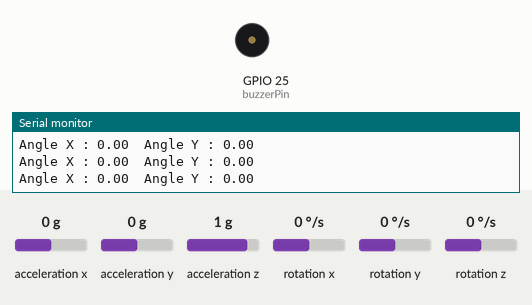
This sketch was run on a simulated ESP32. Parts: buzzer (waves = sounding, pin HIGH), the last lines printed to the serial monitor. The inputs (shaded band) are chosen by the test bench; at power-on: acceleration x 0 g, acceleration y 0 g, acceleration z 1 g, rotation x 0 °/s, rotation y 0 °/s, rotation z 0 °/s. WiFi joins after 1.5 s; servers stay silent unless stated.

Above: at 6.2 s.
6.3 s: acceleration x set to -0.2 g
7.8 s: acceleration x set to -0.5 g
At 9.2 s:
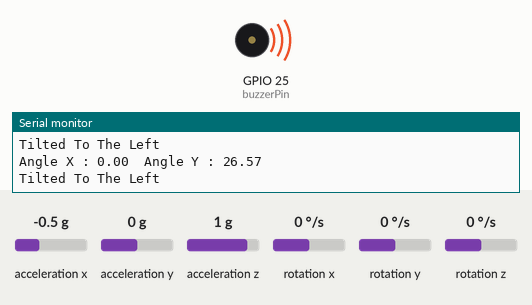
9.5 s: acceleration y set to -0.3 g
11.0 s: acceleration y set to -0.6 g
At 12.0 s:
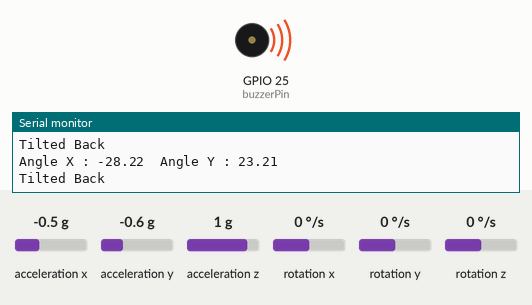
12.5 s: acceleration x set to 1.2 g
14.0 s: acceleration x set to 1.5 g
At 14.7 s:
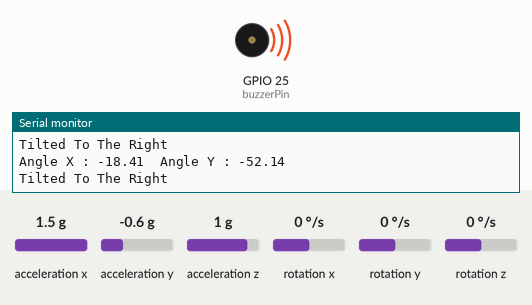
Timing chart, 0 to 16.5 s (numbered marks = the images above; inputs shaded):
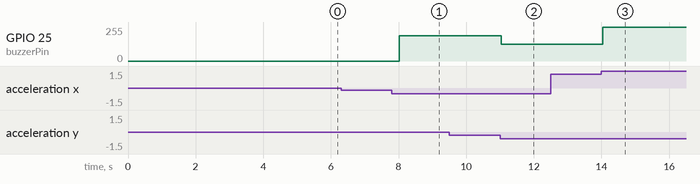

Measured:
- the behaviour switches between -0.3 and -0.4 g on acceleration x (found by bisection; images 0 and 1)
- the behaviour switches between -0.4 and -0.5 g on acceleration y (found by bisection; images 1 and 2)
- the behaviour switches between 1.3 and 1.4 g on acceleration x (found by bisection; images 2 and 3)
- after the input at 7.8 s, GPIO 25 (buzzerPin): 0/255 → 189/255 after 0.22 s
- after the input at 11.0 s, GPIO 25 (buzzerPin): 189/255 → 126/255 at once
- after the input at 14.0 s, GPIO 25 (buzzerPin): 126/255 → 255/255 at once

The sketch:

kegiatan2.ino
```cpp
#include <MPU6050_tockn.h>
#include <WiFi.h>
#include <Wire.h>

MPU6050 mpu6050(Wire);

const char* ssid = "Widodo";

const int buzzerPin = 25;

void setup() {
  Serial.begin(115200);
  pinMode(buzzerPin, OUTPUT);
  WiFi.begin(ssid);

  while (WiFi.status() != WL_CONNECTED) {
    delay(1000);
    Serial.println("Connecting to WiFi...");
  }

  Serial.println("Connected to WiFi");
  Wire.begin();
  mpu6050.begin();
  mpu6050.calcGyroOffsets();
}

void loop() {
  mpu6050.update();
  Serial.print("Angle X : ");
  Serial.print(mpu6050.getAngleX());
  Serial.print("\tAngle Y : ");
  Serial.println(mpu6050.getAngleY());
  if (mpu6050.getAngleX() > 20) {
    analogWrite(buzzerPin, 63);
    Serial.println("Tilted Forward");
    delay(500);
  } else if (mpu6050.getAngleX() < -20) {
    analogWrite(buzzerPin, 126);
    Serial.println("Tilted Back");
    delay(500);
  } else if (mpu6050.getAngleY() > 20) {
    analogWrite(buzzerPin, 189);
    Serial.println("Tilted To The Left");
    delay(500);
  } else if (mpu6050.getAngleY() < -20) {
    analogWrite(buzzerPin, 255);
    Serial.println("Tilted To The Right");
    delay(500);
  } else {
    analogWrite(buzzerPin, 0);
    delay(500);
  }
}
```
